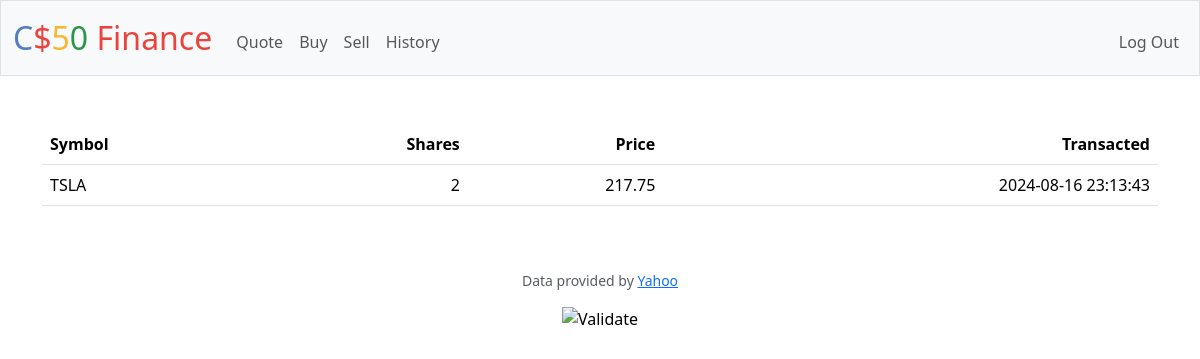
/history (signed in), run on an earlier commit of the app's database.
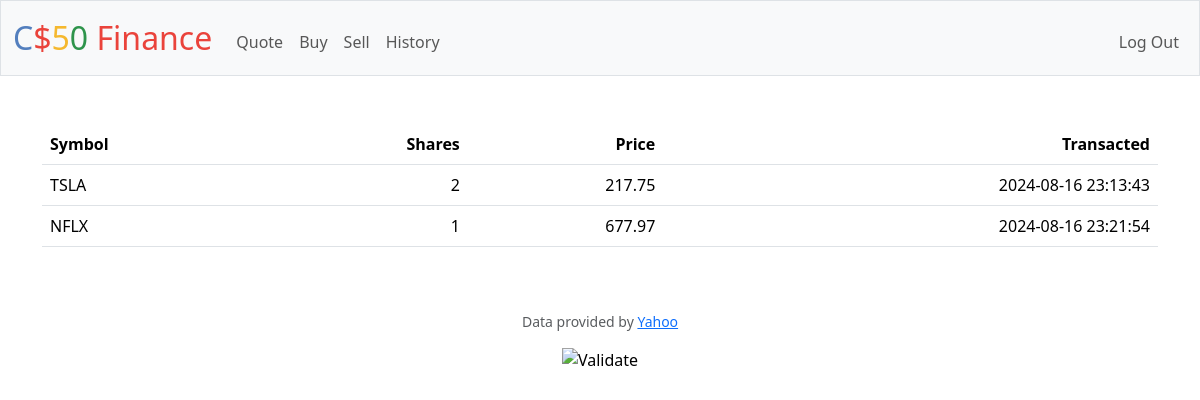
And on a later commit of the database.
### tables this page shows
CREATE TABLE 'buydata' ("id" INTEGER NOT NULL, "symbol" TEXT NOT NULL, "shares" INTEGER NOT NULL DEFAULT 0, "time" DATETIME NOT NULL, 'cost'  FLOAT NOT NULL );

### app.py (the view)
@app.route("/history")
@login_required
def history():
    if request.method == "GET":
        bhai = db.execute("SELECT * FROM buydata WHERE id = (?)",session["user_id"] )
        salmon = db.execute("SELECT * FROM selldata WHERE id = (?)",session["user_id"])
        return render_template("history.html",bhai = bhai, salmon = salmon)
    return apology("TODO")

### app.py (called while the page is built)
@app.after_request
def after_request(response):
    response.headers["Cache-Control"] = "no-cache, no-store, must-revalidate"
    response.headers["Expires"] = 0
    response.headers["Pragma"] = "no-cache"
    return response

### helpers.py (called while the page is built)
def login_required(f):
    @wraps(f)
    def decorated_function(*args, **kwargs):
        if session.get("user_id") is None:
            return redirect("/login")
        return f(*args, **kwargs)
    return decorated_function

### templates/history.html (shortened to what this page needs)
{% extends "layout.html" %}
{% block main %}
<table class="table">
    <thead>
        <tr>
            <th class="text-start">Symbol</th>
            <th class="text-end">Shares</th>
            <th class="text-end">Price</th>
            <th class="text-end">Transacted</th>
        </tr>
    </thead>
    <tbody>
            {% for shi in bhai %}
            <tr>
                <td class="text-start">{{shi.symbol}}</td>
                <td class="text-end">{{shi.shares}}</td>
                <td class="text-end">{{shi.cost}}</td>
                <td class="text-end">{{shi.time}}</td>
            </tr>
            {% endfor %}
    </tbody>
</table>
{% endblock %}

What changed in the data, as far as the page shows it:
added buydata: symbol "NFLX", shares "1", cost "677.97", time "2024-08-16 23:21:54"
